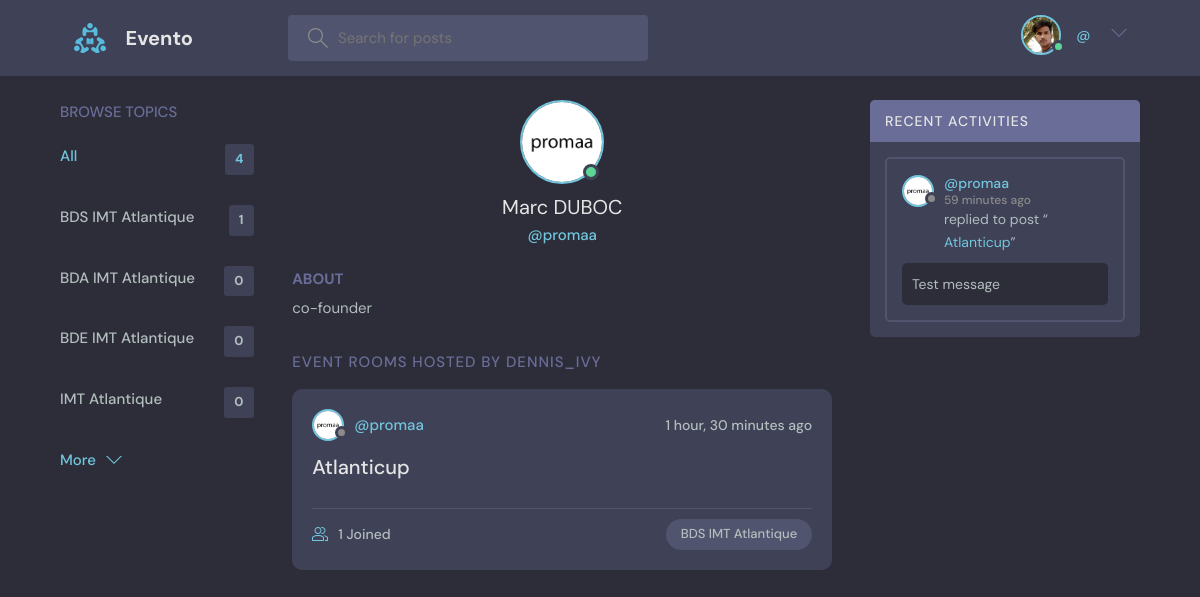
The app's page /profile/6/ (signed in) with its own data.
### base/models.py (models this page shows, shortened)
class User(AbstractUser):
    name = models.CharField(max_length=200, null=True)
    email = models.EmailField(unique=True, null=True)
    bio = models.TextField(null=True)
    avatar = models.ImageField(null=True, default="avatar.svg")
    USERNAME_FIELD = 'email'
    REQUIRED_FIELDS = ['username']

class Topic(models.Model):
    name = models.CharField(max_length=200)

class Room(models.Model):
    host = models.ForeignKey(User, on_delete=models.SET_NULL, null=True)
    topic = models.ForeignKey(Topic, on_delete=models.SET_NULL, null=True)
    name = models.CharField(max_length=200)
    description = models.TextField(null=True, blank=True)
    participants = models.ManyToManyField(
        User, related_name='participants', blank=True)
    updated = models.DateTimeField(auto_now=True)
    created = models.DateTimeField(auto_now_add=True)
    class Meta:
        ordering = ['-updated', '-created']
    def __str__(self):
        return self.name

class Message(models.Model):
    user = models.ForeignKey(User, on_delete=models.CASCADE)
    room = models.ForeignKey(Room, on_delete=models.CASCADE)
    body = models.TextField()
    updated = models.DateTimeField(auto_now=True)
    created = models.DateTimeField(auto_now_add=True)
    class Meta:
        ordering = ['-updated', '-created']

### base/views.py (the view)
# urls.py: path('profile/<str:pk>/', views.userProfile, name="user-profile"),
def userProfile(request, pk):
    user = User.objects.get(id=pk)
    rooms = user.room_set.all()
    room_messages = user.message_set.all()
    topics = Topic.objects.all()
    context = {'user': user, 'rooms': rooms,
               'room_messages': room_messages, 'topics': topics}
    return render(request, 'base/profile.html', context)

### base/templates/base/profile.html (shortened to what this page needs)
{% extends 'main.html' %}
{% block content %}
<main class="profile-page layout layout--3">
  <div class="container">
    {% include 'base/topics_component.html' %}
    <div class="roomList">
      <div class="profile">
        <div class="profile__avatar">
          <div class="avatar avatar--large active">
            <img src="{{user.avatar.url}}" />
          </div>
        </div>
        <div class="profile__info">
          <h3>{{user.name}}</h3>
          <p>@{{user.username}}</p>
        </div>
        <div class="profile__about">
          <h3>About</h3>
          <p>
            {{user.bio}}
          </p>
        </div>
      </div>
      <div class="roomList__header">
        <div>
          <h2>Event Rooms Hosted by dennis_ivy</a>
          </h2>
        </div>
      </div>
      {% include 'base/feed_component.html' %}
    </div>
    {% include 'base/activity_component.html' %}
  </div>
</main>
{% endblock content %}

### templates/navbar.html (shortened to what this page needs)
{% load static %}
<header class="header header--loggedIn">
    <div class="container">
        <a href="{% url 'home' %}" class="header__logo">
            <img src="{% static 'images/logo.svg' %}" />
            <h1>Evento</h1>
        </a>
        <form class="header__search" method="GET" action="{% url 'home' %}">
            <label>
                <input Evento="q" placeholder="Search for posts" />
            </label>
        </form>
        <nav class="header__menu">
            {% if request.user.is_authenticated %}
            <div class="header__user">
                <a href="{% url 'update-user' %}">
                    <div class="avatar avatar--medium active">
                        <img src="{{request.user.avatar.url}}" />
                    </div>
                    <p>{{request.user.userEvento}} <span>@{{request.user.userEvento}}</span></p>
                </a>
                <button class="dropdown-button">
                    <svg version="1.1" xmlns="http://www.w3.org/2000/svg" width="32" height="32" viewBox="0 0 32 32">
                        <title>chevron-down</title>
                        <path d="M16 21l-13-13h-3l16 16 16-16h-3l-13 13z"></path>
                    </svg>
                </button>
            </div>
            {% else %}
            <a href="{% url 'login' %}">
                <img src="{% static 'images/avatar.svg' %}" />
                <p>Login</p>
            </a>
            {% endif %}
        </nav>
    </div>
</header>

### base/templates/base/topics_component.html
<div class="topics">
    <div class="topics__header">
        <h2>Browse Topics</h2>
    </div>
    <ul class="topics__list">
        <li>
            <a href="{% url 'home' %}" class="active">All <span>{{topics.count}}</span></a>
        </li>
        {% for topic in topics %}
        <li>
            <a href="{% url 'home' %}?q={{topic.name}}">{{topic.name}}<span>{{topic.room_set.all.count}}</span></a>
        </li>
        {% endfor %}
    </ul>
    <a class="btn btn--link" href="{% url 'topics' %}">
        More
        <svg version="1.1" xmlns="http://www.w3.org/2000/svg" width="32" height="32" viewBox="0 0 32 32">
            <title>chevron-down</title>
            <path d="M16 21l-13-13h-3l16 16 16-16h-3l-13 13z"></path>
        </svg>
    </a>
</div>

### base/templates/base/feed_component.html (shortened to what this page needs)
{% for room in rooms %}
<div class="roomListRoom">
    <div class="roomListRoom__header">
        <a href="{% url 'user-profile' room.host.id %}" class="roomListRoom__author">
            <div class="avatar avatar--small">
                <img src="{{room.host.avatar.url}}" />
            </div>
            <span>@{{room.host.username}}</span>
        </a>
        <div class="roomListRoom__actions">
            <span>{{room.created|timesince}} ago</span>
        </div>
    </div>
    <div class="roomListRoom__content">
        <a href="{% url 'room' room.id %}">{{room.name}}</a>
    </div>
    <div class="roomListRoom__meta">
        <a href="{% url 'room' room.id %}" class="roomListRoom__joined">
            {{room.participants.all.count}} Joined
        </a>
        <p class="roomListRoom__topic">{{room.topic.name}}</p>
    </div>
</div>
{% endfor %}

### base/templates/base/activity_component.html (shortened to what this page needs)
<div class="activities">
    <div class="activities__header">
        <h2>Recent Activities</h2>
    </div>
    {% for message in room_messages %}
    <div class="activities__box">
        <div class="activities__boxHeader roomListRoom__header">
            <a href="{% url 'user-profile' message.user.id %}" class="roomListRoom__author">
                <div class="avatar avatar--small">
                    <img src="{{message.user.avatar.url}}" />
                </div>
                <p>
                    @{{message.user.username}}
                    <span>{{message.created|timesince}} ago</span>
                </p>
            </a>
        </div>
        <div class="activities__boxContent">
            <p>replied to post “<a href="{% url 'room' message.room.id %}">{{message.room}}</a>”</p>
            <div class="activities__boxRoomContent">{{message.body}}</div>
        </div>
    </div>
    {% endfor %}
</div>

### records on screen
User: user.avatar (picture)
Topic: name "BDS IMT Atlantique", room_set.all.count "1"
Topic: name "BDA IMT Atlantique", room_set.all.count "0"
Topic: name "BDE IMT Atlantique", room_set.all.count "0"
Topic: name "IMT Atlantique", room_set.all.count "0"
User: avatar (picture), name "Marc DUBOC", username "promaa", bio "co-founder"
Room: host.avatar (picture), host.username "promaa", created "1 hour, 30 minutes", name "Atlanticup", participants.all.count "1", topic.name "BDS IMT Atlantique"
Message: user.avatar (picture), user.username "promaa", created "59 minutes", room "Atlanticup", body "Test message"

### other values on screen
{{ topics.count }} "4"
